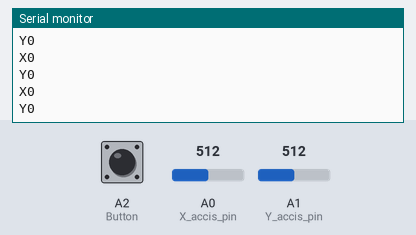
A sketch run on a simulated Arduino Uno, built with avr-gcc and run on an emulated ATmega328P. Shown: the last lines printed to the serial monitor. The inputs (shaded band) are chosen by the test bench; at power-on: A2 (Button) HIGH, A0 (X_accis_pin) = 512, A1 (Y_accis_pin) = 512.

Above: at 1.2 s.
1.3 s: A2 (Button) pulled LOW for 0.15 s
3.0 s: A0 (X_accis_pin) set to 716
At 4.02 s:
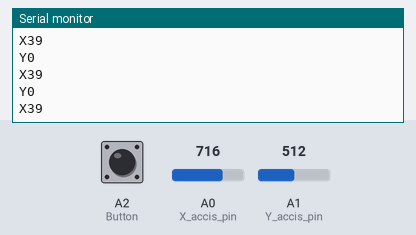
4.5 s: A1 (Y_accis_pin) set to 716
At 4.53 s:
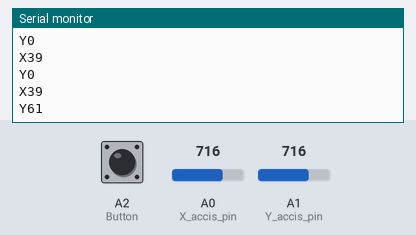
6.0 s: A0 (X_accis_pin) set to 900
At 6.04 s:
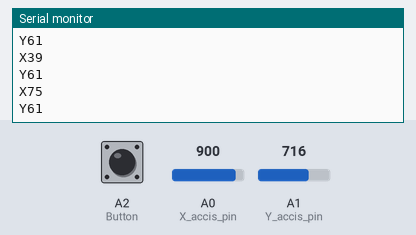
7.5 s: A1 (Y_accis_pin) set to 900
At 7.54 s:
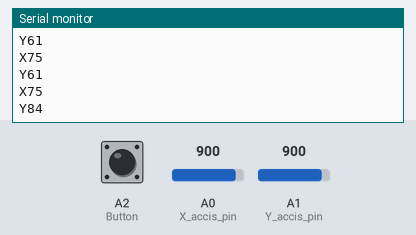
Timing chart, 0 to 10.0 s (numbered marks = the images above; inputs shaded):
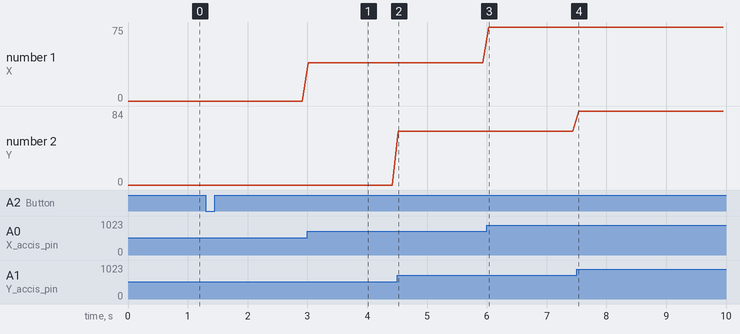

Measured:
- after the input at 3.0 s, the serial monitor: prints a new line at once (image 1)
- after the input at 4.5 s, the serial monitor: prints a new line at once (image 2)
- after the input at 6.0 s, the serial monitor: prints a new line at once (image 3)
- after the input at 7.5 s, the serial monitor: prints a new line at once (image 4)
- plotted number 1: 0 → 39 after the input at 3.0 s, 39 → 75 after the input at 6.0 s
- plotted number 2: 0 → 61 after the input at 4.5 s, 61 → 84 after the input at 7.5 s

The sketch:

joisick.ino
```cpp
int X_accis_pin = A0;
int Y_accis_pin = A1;
int Button = A2;

void setup() {
  //Setup Serielle Komunikation
  Serial.begin(115200);

  //Setup pins
  pinMode(X_accis_pin, INPUT);
  pinMode(Y_accis_pin, INPUT);
  pinMode(Button,INPUT_PULLUP);

}


bool last_Button_state = false;

void loop() {
  //Serial.print(digitalRead(Button));
  if(!digitalRead(Button) == true){
    last_Button_state = true;
  }
  else{
    if(last_Button_state == true){
      last_Button_state = false;
      Serial.println("T");
    }
  }

  //Serial.print("X");
  int cache_x = (analogRead(X_accis_pin) - 512) / 5.12;
  if(cache_x <= 4 && cache_x >= (-4)){
    cache_x = 0;
  }
  Serial.print("X");
  Serial.println(cache_x );
  Serial.print("Y");
  int cache_y = analogRead(Y_accis_pin) - 512;
  cache_y = cache_y / 8;

  if(cache_y <= 4 && cache_y >= (-4)){
    cache_y = 0;
  }

  else if(cache_y < (-4)){
    cache_y = cache_y - 36;
  }

  else if(cache_y > 4){
    cache_y = cache_y +36;
  }


  Serial.println(cache_y);
  delay(100);

}
```
